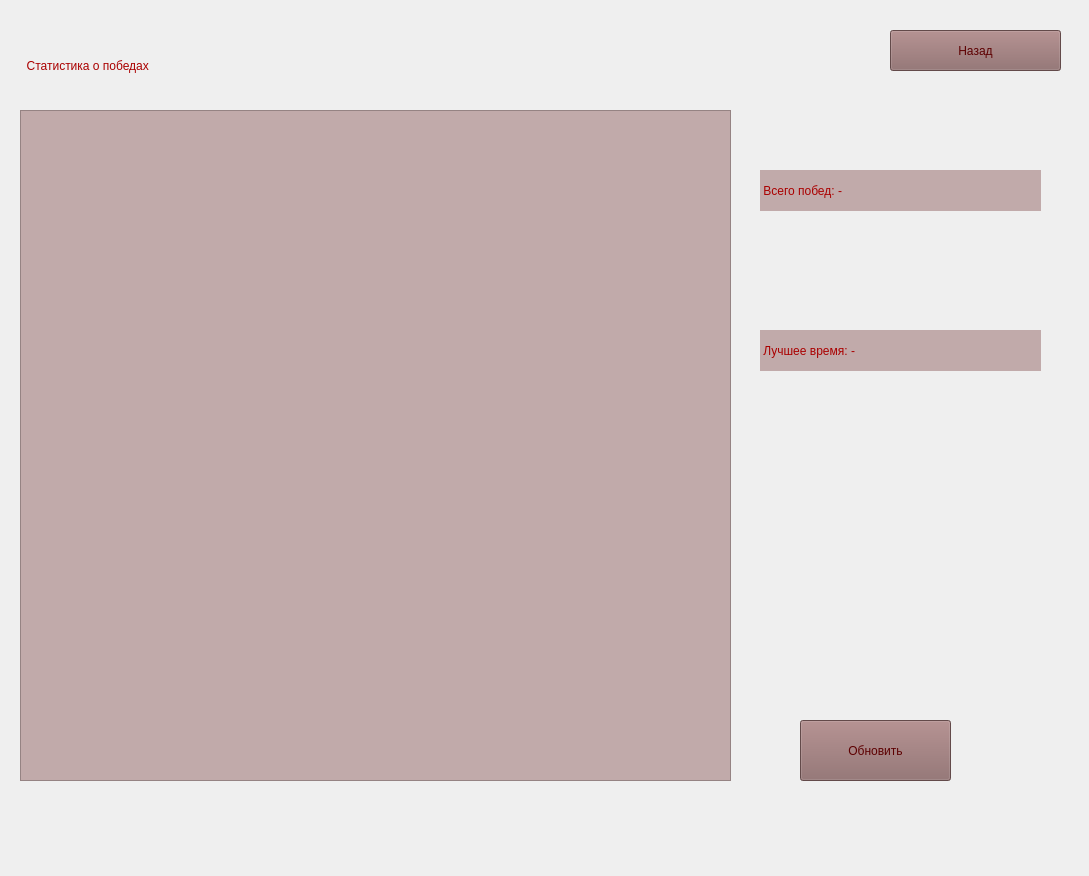
<?xml version="1.0" encoding="UTF-8"?>
<ui version="4.0">
 <class>Form</class>
 <widget class="QWidget" name="Form">
  <property name="geometry">
   <rect>
    <x>0</x>
    <y>0</y>
    <width>1089</width>
    <height>876</height>
   </rect>
  </property>
  <property name="windowTitle">
   <string>Form</string>
  </property>
  <widget class="QPushButton" name="exit">
   <property name="geometry">
    <rect>
     <x>890</x>
     <y>30</y>
     <width>171</width>
     <height>41</height>
    </rect>
   </property>
   <property name="styleSheet">
    <string notr="true">color: rgb(93, 0, 1);
font: 14pt &quot;MS Shell Dlg 2&quot;;
background-color: rgb(139, 103, 103);</string>
   </property>
   <property name="text">
    <string>Назад</string>
   </property>
  </widget>
  <widget class="QLabel" name="label">
   <property name="geometry">
    <rect>
     <x>20</x>
     <y>40</y>
     <width>651</width>
     <height>51</height>
    </rect>
   </property>
   <property name="styleSheet">
    <string notr="true">font: 36pt &quot;Ebrima&quot;;
color: rgb(170, 0, 0)</string>
   </property>
   <property name="text">
    <string>  Статистика о победах</string>
   </property>
   <property name="alignment">
    <set>Qt::AlignLeading|Qt::AlignLeft|Qt::AlignVCenter</set>
   </property>
  </widget>
  <widget class="QTableWidget" name="tableWidget">
   <property name="geometry">
    <rect>
     <x>20</x>
     <y>110</y>
     <width>711</width>
     <height>671</height>
    </rect>
   </property>
   <property name="styleSheet">
    <string notr="true">background-color: rgb(193, 170, 170);
color: rgb(85, 0, 0);
font: 15pt &quot;MS Sans Serif&quot;;</string>
   </property>
   <attribute name="horizontalHeaderDefaultSectionSize">
    <number>171</number>
   </attribute>
  </widget>
  <widget class="QLabel" name="max_victory">
   <property name="geometry">
    <rect>
     <x>760</x>
     <y>170</y>
     <width>281</width>
     <height>41</height>
    </rect>
   </property>
   <property name="layoutDirection">
    <enum>Qt::LeftToRight</enum>
   </property>
   <property name="styleSheet">
    <string notr="true">font: 22pt &quot;MS Shell Dlg 2&quot;;
color: rgb(170, 0, 0);
background-color: rgb(193, 170, 170);</string>
   </property>
   <property name="text">
    <string> Всего побед: -</string>
   </property>
   <property name="alignment">
    <set>Qt::AlignLeading|Qt::AlignLeft|Qt::AlignVCenter</set>
   </property>
  </widget>
  <widget class="QLabel" name="best_time">
   <property name="geometry">
    <rect>
     <x>760</x>
     <y>330</y>
     <width>281</width>
     <height>41</height>
    </rect>
   </property>
   <property name="layoutDirection">
    <enum>Qt::LeftToRight</enum>
   </property>
   <property name="styleSheet">
    <string notr="true">font: 22pt &quot;MS Shell Dlg 2&quot;;
color: rgb(170, 0, 0);
background-color: rgb(193, 170, 170);</string>
   </property>
   <property name="text">
    <string> Лучшее время: -</string>
   </property>
   <property name="alignment">
    <set>Qt::AlignLeading|Qt::AlignLeft|Qt::AlignVCenter</set>
   </property>
  </widget>
  <widget class="QPushButton" name="update_button">
   <property name="geometry">
    <rect>
     <x>800</x>
     <y>720</y>
     <width>151</width>
     <height>61</height>
    </rect>
   </property>
   <property name="styleSheet">
    <string notr="true">color: rgb(93, 0, 1);
font: 14pt &quot;MS Shell Dlg 2&quot;;
background-color: rgb(139, 103, 103);</string>
   </property>
   <property name="text">
    <string>Обновить</string>
   </property>
  </widget>
 </widget>
 <resources/>
 <connections/>
</ui>
